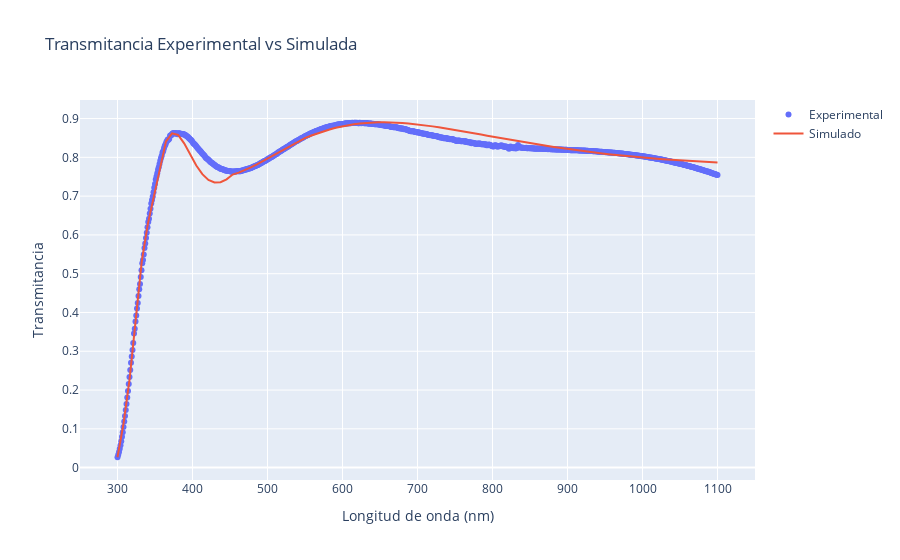
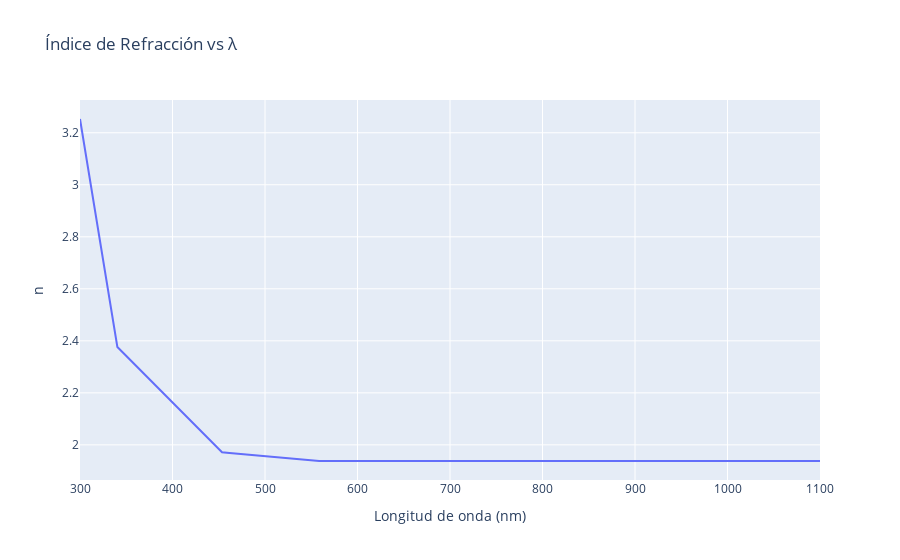
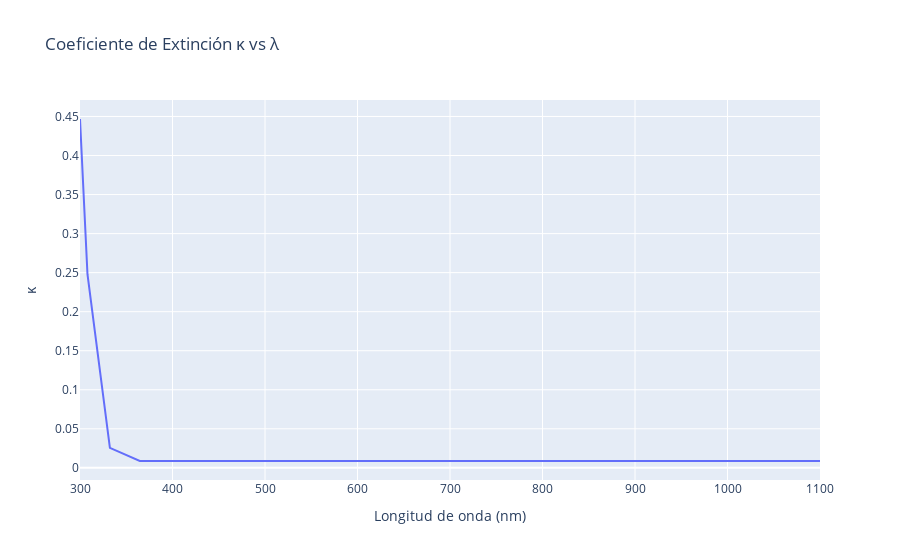
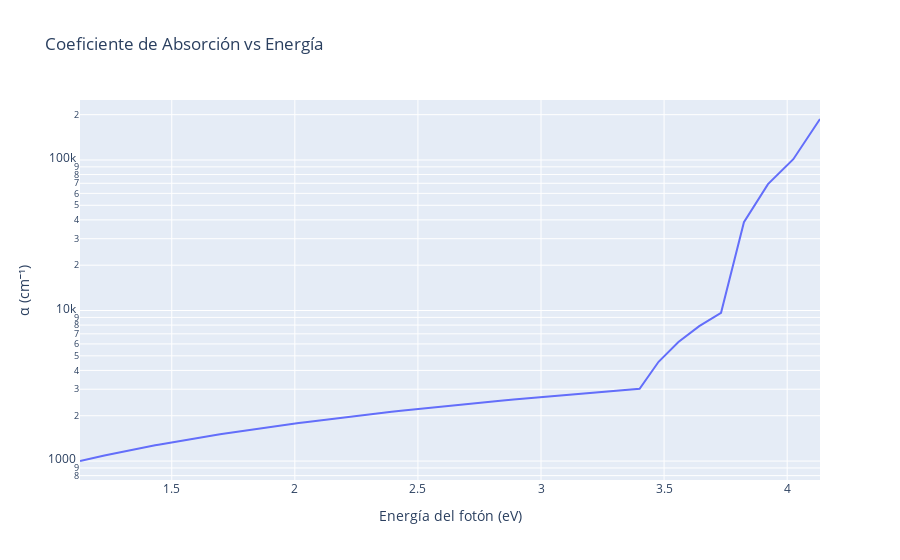

The cell these charts' notebook holds for them, in order:
### Code cell
import numpy as np
import plotly.graph_objects as go
import plotly.io as pio

#filename = "ITO_s70_1100.txt"
filename = "ITO_data_curated-inf.txt"

# === Detectar bloques de salida automáticamente ===
block1 = []  # λ, n, kappa
block2 = []  # λ, T simulada

with open(filename, "r") as f:
    for line in f:
        try:
            vals = list(map(float, line.split()))
            if len(vals) == 3:       # λ, n, kappa
                block1.append(vals)
            elif len(vals) == 2:     # λ, T simulada
                block2.append(vals)
        except:
            continue

block1 = np.array(block1)
block2 = np.array(block2)

# === Extraer variables ===
lambda1 = block1[:, 0]   # longitud de onda (nm)
n = block1[:, 1]         # índice de refracción
kappa = block1[:, 2]     # coeficiente de extinción

lambda2 = block2[:, 0]   # λ en nm
T_sim = block2[:, 1]     # transmitancia simulada

# === Cargar experimental (desde input original) ===
exp_data = np.loadtxt("ITO_data_curated_1100.txt", skiprows=1)
lambda_exp = exp_data[:, 0]
T_exp = exp_data[:, 1]

# === Calcular α vs Energía ===
h_c = 1240  # eV·nm
E = h_c / lambda1
alpha = 4 * np.pi * kappa / (lambda1 * 1e-7)  # cm^-1

# === 1. Transmitancia (experimental vs simulado) ===
fig1 = go.Figure()
fig1.add_trace(go.Scatter(x=lambda_exp, y=T_exp, mode="markers",
                          name="Experimental"))
fig1.add_trace(go.Scatter(x=lambda2, y=T_sim, mode="lines",
                          name="Simulado"))
fig1.update_layout(title="Transmitancia Experimental vs Simulada",
                   xaxis_title="Longitud de onda (nm)",
                   yaxis_title="Transmitancia")
fig1.show()

# === 2. Índice de refracción n vs λ ===
fig2 = go.Figure()
fig2.add_trace(go.Scatter(x=lambda1, y=n, mode="lines", name="n"))
fig2.update_layout(title="Índice de Refracción vs λ",
                   xaxis_title="Longitud de onda (nm)",
                   yaxis_title="n")
fig2.show()

# === 3. κ vs λ ===
fig3 = go.Figure()
fig3.add_trace(go.Scatter(x=lambda1, y=kappa, mode="lines", name="κ"))
fig3.update_layout(title="Coeficiente de Extinción κ vs λ",
                   xaxis_title="Longitud de onda (nm)",
                   yaxis_title="κ")
fig3.show()

# === 4. Coeficiente de absorción α vs Energía ===
fig4 = go.Figure()
fig4.add_trace(go.Scatter(x=E, y=alpha, mode="lines", name="α"))
fig4.update_yaxes(type="log")
fig4.update_layout(title="Coeficiente de Absorción vs Energía",
                   xaxis_title="Energía del fotón (eV)",
                   yaxis_title="α (cm⁻¹)")
fig4.show()
